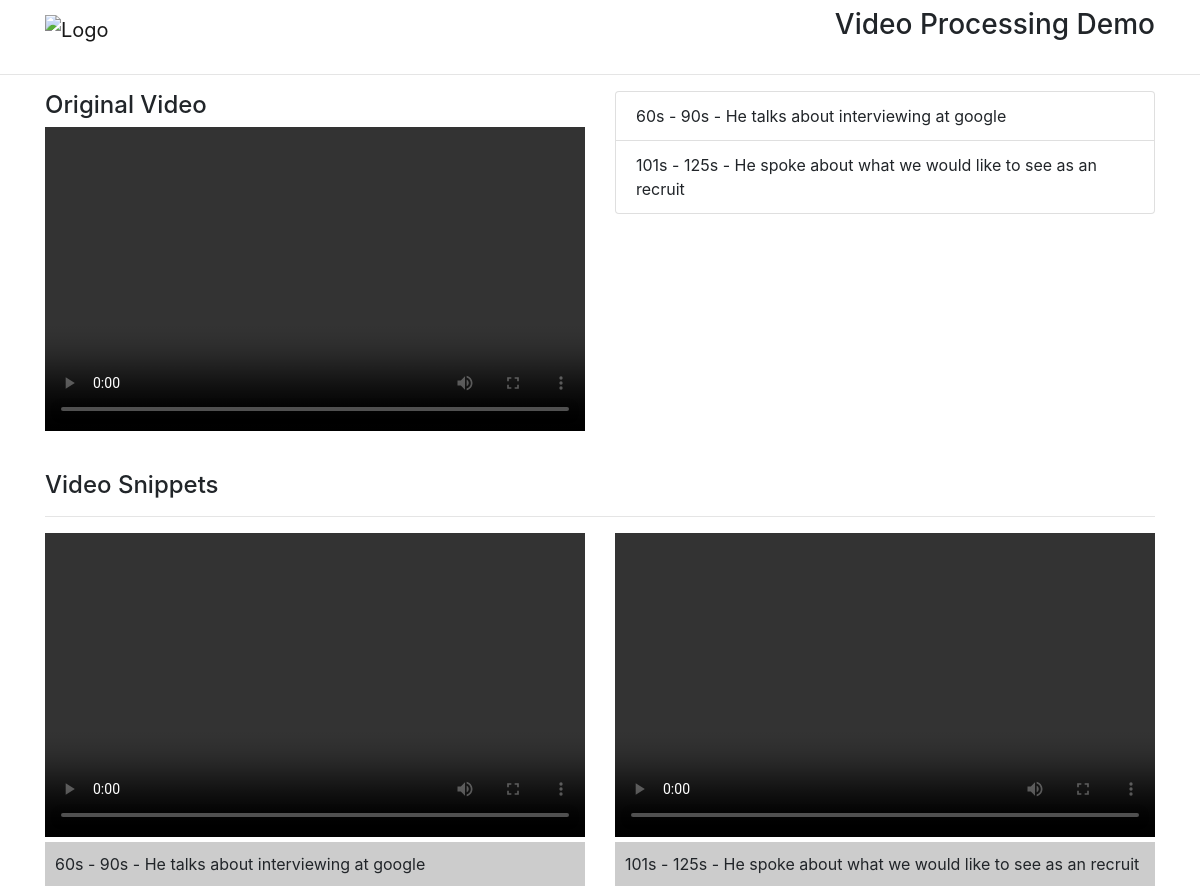
The app's page /process/1/ with its own data.
### videoClipLibrary/models.py (models this page shows)
class MarkedTimeStamp(models.Model):
    video = models.ForeignKey(SourceVideo, on_delete=models.CASCADE)
    marker_text = models.CharField(max_length=500)
    time_stamp_start = models.IntegerField() # this is stored in seconds
    time_stamp_end = models.IntegerField() # this is stored in seconds
    video_path = models.CharField(max_length=200, blank=True, null=True)

### videoProcess/views.py (the view)
# urls.py: path('', views.index),
def index(request, id):
    video_file = SourceVideo.objects.get(id=id)
    time_stamps = MarkedTimeStamp.objects.filter(video=id)
    print(video_file, time_stamps)
    video_splitter(video_file, time_stamps)
    context = {
        'orig_vid': video_file,
        'vid_snipts': time_stamps
    }
    return render(request, 'VideoSlippetsTemplate.html', context)

### videoProcess/helps.py (called while the page is built)
def video_splitter(source_video, split_times):
    for time in split_times:
        starttime = int(time.time_stamp_start)
        endtime = int(time.time_stamp_end)
        vfile = "uploads" + "/video" + str(source_video.id) + "-" + str(time.id) + ".mp4"
        ffmpeg_extract_subclip(str(source_video.filename), starttime, endtime, targetname=vfile)
        time.video_path = vfile
        time.save()

### UserFocusVideoTest/templates/VideoSlippetsTemplate.html (shortened to what this page needs)
<!doctype html>
<html>
<head>
  {% load static %}
  <link rel="stylesheet" href="https://stackpath.bootstrapcdn.com/bootstrap/4.3.1/css/bootstrap.min.css"
>
</head>
<body>
  <header>
    <nav class="navbar navbar-expand-sm navbar-light  .navbar-custom">
      <div class="container">
        <a class="navbar-brand" href="/">
        <img src="https://www.userfocus.app/images/logo.svg" alt="Logo" style="height:32px">
        </a>
      <h3>Video Processing Demo</h3>
    </nav>
  </header>
  <hr >
  <div class="container">
    <div class="row">
      <div class="col">
        <h4>Original Video</h4>
        <div class="embed-responsive embed-responsive-16by9">
          <video width="320" height="240" controls>
            <source src="/{{ orig_vid.filename }}" type="video/mp4">
          </video>
        </div>
      </div>
      <div class="col">
        <ul class="list-group">
          {% for ts in vid_snipts %}
          <li class="list-group-item">{{ ts.time_stamp_start }}s - {{ ts.time_stamp_end }}s - {{ ts.marker_text }}</li>
          {% endfor %}
        </ul>
      </div>
    </div>
    <h4 style="margin-top: 40px;">Video Snippets</h4>
    <hr >
      <div class="row">
          {% for vs in vid_snipts %}
          <div class="col">
          <div class="embed-responsive embed-responsive-16by9">
            <video width="320" height="240" controls>
              <source src=" /{{ vs.video_path }}" type="video/mp4">
            </video>
          </div>
          <div style="background-color: #ccc; padding:10px; margin: 5px 0;">{{ vs.time_stamp_start }}s - {{ vs.time_stamp_end }}s - {{ vs.marker_text }}</div>
        </div>
          {% endfor %}
      </div>
    </div>
</body>
</html>

### records on screen
MarkedTimeStamp: time_stamp_start "60", time_stamp_end "90", marker_text "He talks about interviewing at google"
MarkedTimeStamp: time_stamp_start "101", time_stamp_end "125", marker_text "He spoke about what we would like to see as an recruit"
